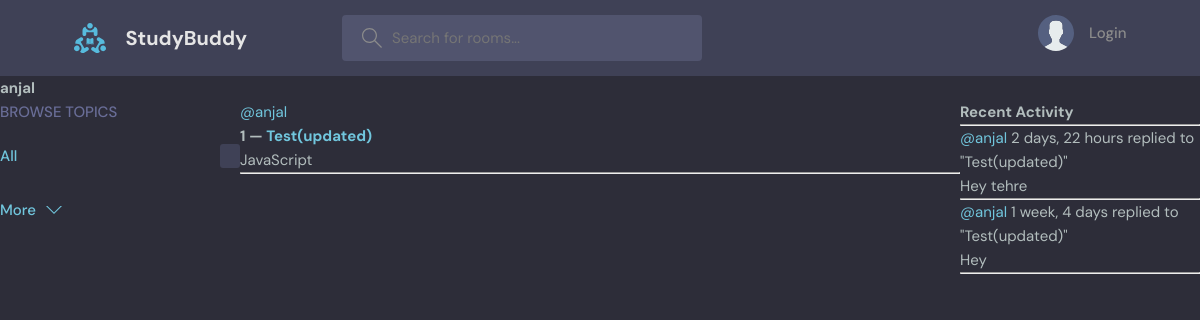
The page /profile/1 on the database as committed earlier.
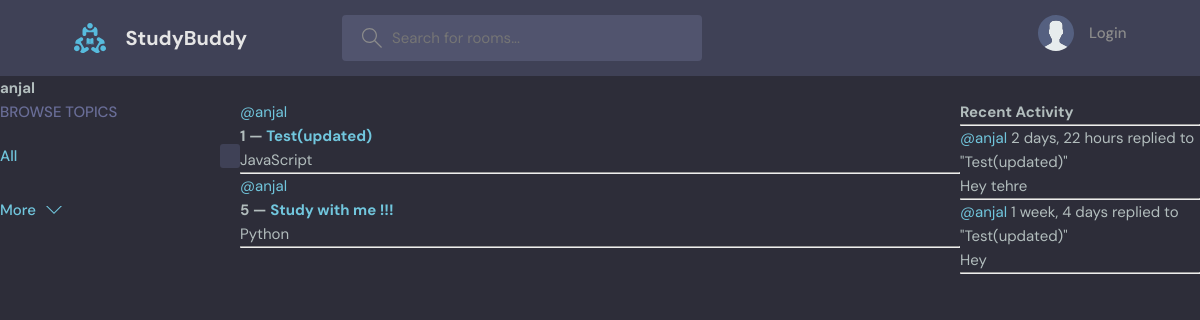
The same page on the database as committed later.
### base/models.py (models this page shows, shortened)
class Room(models.Model):
    host = models.ForeignKey(User, on_delete=models.SET_NULL, null=True)
    topic = models.ForeignKey(Topic, on_delete=models.SET_NULL, null=True)
    name = models.CharField(max_length=200)
    description = models.TextField(null=True, blank=True)
    participants = models.ManyToManyField(User, related_name='participants', blank=True)
    updated = models.DateTimeField(auto_now=True)
    created = models.DateField(auto_now_add=True)
    class Meta:
        ordering = ['updated', 'created']
    def __str__(self):
        return self.name

class Topic(models.Model):
    name = models.CharField(max_length=200)

class Message(models.Model):
    user = models.ForeignKey(User, on_delete=models.CASCADE)
    room = models.ForeignKey(Room, on_delete=models.CASCADE)
    body = models.TextField()
    updated = models.DateTimeField(auto_now=True)
    created = models.DateTimeField(auto_now_add=True)
    class Meta:
        ordering = ['-updated', 'created']
    def __str__(self):
        return self.body[0:50]

### base/views.py (the view)
# urls.py: path('profile/<str:pk>', views.userProfile, name='user-profile'),
def userProfile(request, pk):
    user = User.objects.get(id=pk)
    rooms = user.room_set.all()
    room_messages = user.message_set.all()
    topics = Topic.objects.all()
    context = {'user': user, 'rooms':rooms, 'room_messages': room_messages, topics: topics}
    return render(request, 'base/profile.html', context)

### base/templates/base/profile.html (shortened to what this page needs)
{% extends 'main.html' %}
{% block content %}
<h1>{{user.username}}</h1>
<div class="profile-container">
    <div>
        {% include 'base/topics_component.html'%}
    </div>
    <div>
        {% include 'base/feed_component.html'%}
    </div>
    <div>
        {% include 'base/activity_component.html' %}
    </div>
</div>
{% endblock %}

### templates/main.html (shortened to what this page needs)
<!DOCTYPE html>
{% load static %}
<html lang="en">
  <head>
    <link rel="stylesheet" href="{% static 'styles/style.css' %}" />
  </head>
  <body>
    {% include 'navbar.html' %}
    {% block content %}
    {% endblock %}
  </body>
</html>

### templates/navbar.html (shortened to what this page needs)
{% load static %}
<header class="header header--loggedIn">
      <div class="container">
        <a href="{% url 'home' %}" class="header__logo">
          <img src="{% static 'images/logo.svg' %}" />
          <h1>StudyBuddy</h1>
        </a>
        <form class="header__search" method="GET" action="{% url 'home' %}">
          <label>
            <input name="q" placeholder="Search for rooms..." />
          </label>
        </form>
        <nav class="header__menu">
{% if request.user.is_authenticated %}
          <div class="header__user">
            <a href="profile.html">
              <div class="avatar avatar--medium active">
                <img src="https://randomuser.me/api/portraits/men/37.jpg" />
              </div>
              <p>{{request.user.username}} <span>@{{request.user.username}}</span></p>
            </a>
            <button class="dropdown-button">
              <svg
                version="1.1"
                xmlns="http://www.w3.org/2000/svg"
                width="32"
                height="32"
                viewBox="0 0 32 32"
              >
                <title>chevron-down</title>
                <path d="M16 21l-13-13h-3l16 16 16-16h-3l-13 13z"></path>
              </svg>
            </button>
          </div>
          {% else %}
          <a href="{% url 'login' %}">
            <img src="{% static 'images/avatar.svg' %}" />
            <p>Login</p>
          </a>
          {% endif %}
        </nav>
      </div>
    </header>

### base/templates/base/topics_component.html (shortened to what this page needs)
<div class="topics">
  <div class="topics__header">
    <h2>Browse Topics</h2>
  </div>
  <ul class="topics__list">
    <li>
      <a href="{% url 'home' %}" class="active">All <span>{{topics.count}}</span></a>
    </li>
  </ul>
  <a class="btn btn--link" href="topics.html">
    More
    <svg
      version="1.1"
      xmlns="http://www.w3.org/2000/svg"
      width="32"
      height="32"
      viewBox="0 0 32 32"
    >
      <title>chevron-down</title>
      <path d="M16 21l-13-13h-3l16 16 16-16h-3l-13 13z"></path>
    </svg>
  </a>
</div>

### base/templates/base/feed_component.html (shortened to what this page needs)
{% for room in rooms %}
<div>
  <a href="{% url 'user-profile' room.host.id %}">@{{room.host.username}}</a>
  <h5>
    {{room.id}} —
    <a href="{% url 'room' room.host.id %}">{{room.name}}</a>
  </h5>
  <small>{{room.topic.name}}</small>
  <hr />
</div>
{% endfor %}

### base/templates/base/activity_component.html (shortened to what this page needs)
<h3>Recent Activity</h3>
<hr />
{% for message in room_messages %}
<div>
  <small> <a href="{% url 'user-profile' message.user.id %}">@{{message.user}}</a> {{ message.created|timesince }}</small>
  <small>replied to "{{message.room}}"</small>
  <p>{{message}}</p>
  <hr />
</div>
{% endfor %}

### static/styles/style.css (style rules this page uses)
:root { --color-main: #71c6dd; --color-main-light: #e1f6fb; --color-dark: #3f4156; --color-dark-medium: #51546e; --color-dark-light: #696d97; --color-light: #e5e5e5; --color-gray: #8b8b8b; --color-light-gray: #b2bdbd; --color-bg: #2d2d39; --color-success: #5dd693; --color-error: #fc4b0b; }
* { font-family: "DM Sans", -apple-system, BlinkMacSystemFont, "Segoe UI", Roboto, Oxygen, Ubuntu, Cantarell, "Open Sans", "Helvetica Neue", sans-serif; margin: 0; padding: 0; box-sizing: border-box; text-rendering: optimizeLegibility; font-size: inherit; }
html { font-size: 56.25%; }
@media only screen and (min-width: 1200px) { html { font-size: 62.5%; } }
body { line-height: 1.6; font-weight: 400; font-size: 1.5rem; color: var(--color-light-gray); background-color: var(--color-bg); min-height: 100vh; }
img { width: 100%; }
a { display: inline-block; color: var(--color-main); text-decoration: none; }
.container { max-width: 120rem; width: 90%; margin: auto; }
.btn { background-color: transparent; border: none; display: inline-flex; align-items: center; gap: 1rem; cursor: pointer; transition: all ease-in-out 0.3s; padding: 1rem 2rem; border-radius: 5px; box-shadow: 1px 1px 3px 1px rgba(0, 0, 0, 0.15); font-weight: 500; }
.btn--link { border-radius: 0; padding: 0; color: var(--color-main); box-shadow: none; }
.btn > svg { fill: currentColor; width: 1.6rem; height: 1.6rem; }
.header { padding: 1.5rem; background-color: var(--color-dark); }
.header > .container { display: flex; gap: 9.5rem; }
.header__logo, .header__user { display: flex; gap: 2rem; align-items: center; }
.header__logo > img { height: 3.2rem; width: 3.2rem; }
.header__logo > h1 { font-weight: 700; font-size: 2rem; color: var(--color-light); }
.header__search > label { background-color: var(--color-dark-medium); padding: 1.3rem 1rem; display: flex; align-items: center; gap: 1rem; border-radius: 4px; }
.header__search svg { fill: var(--color-gray); width: 2rem; height: 2rem; margin-left: 1rem; }
.header__search input { width: 30rem; background: transparent; border: none; outline: none; color: var(--color-light); }
.header__menu { margin-left: auto; position: relative; }
.header__menu a { display: flex; gap: 1.5rem; align-items: center; font-weight: 500; text-decoration: none; color: var(--color-gray); }
.header__menu img { height: 3.6rem; }
.header__menu p { line-height: 1.2; }
.topics__header { margin-bottom: 2rem; }
.topics__header h2 { text-transform: uppercase; font-weight: 500; color: var(--color-dark-light); }
.topics__list { list-style: none; }
.topics__list li a { display: flex; justify-content: space-between; margin-bottom: 3rem; font-weight: 500; color: var(--color-light-gray); transition: all 0.3s ease-in-out; }
.topics__list li a.active, .topics__list li a:hover { color: var(--color-main); }
.topics__list li a span { padding: 0.5rem 1rem; background-color: var(--color-dark); border-radius: 3px; font-size: 1.3rem; font-weight: 700; letter-spacing: 1px; }

### base/templates/base/profile.html (style rules this page uses)
.profile-container { display : grid; grid-template-columns: 1fr 3fr 1fr;; }

Rows that differ between the two databases and show on the page:
added Room: host.username "anjal", id "5", name "Study with me !!!", topic.name "Python"
